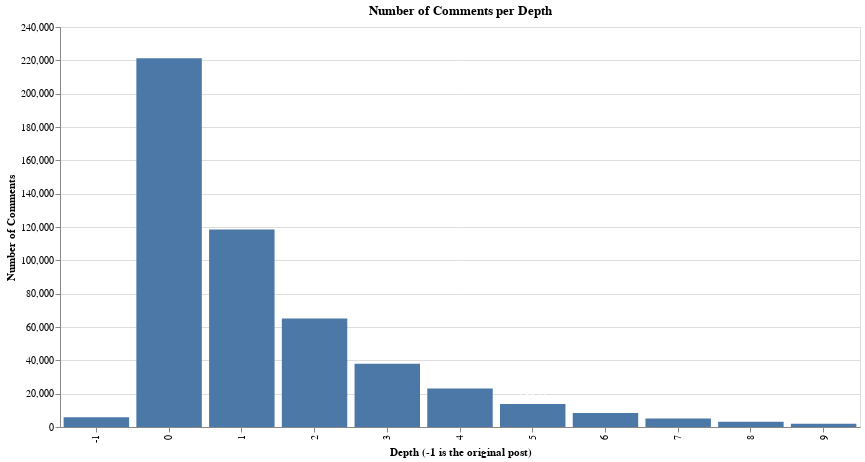

The notebook cell saved with this chart:
### Code cell
depth_df = df["depth"].value_counts().sort_index()

c = (
    alt.Chart(depth_df.reset_index())
    .mark_bar()
    .encode(
        x=alt.X("depth:O", title="Depth (-1 is the original post)"),
        y=alt.Y("count:Q", title="Number of Comments", scale={"domain": [0, 240_000]}),
        tooltip=[
            alt.Tooltip("depth:O", title="Depth"),
            alt.Tooltip("count:Q", title="# of Comments"),
        ],
    )
    .properties(
        width=800,
        height=400,
        title=alt.Title(text="Number of Comments per Depth"),
    )
)

text = (
    alt.Chart(depth_df.reset_index())
    .mark_text(align="center", dy=-8, color="white")
    .transform_calculate(customtooltip="datum.count")
    .encode(
        x=alt.X("depth:O"),
        y=alt.Y("count:Q", scale={"domain": [0, 240_000]}),
        text=alt.Text("count:Q"),
    )
)

c + text

### Figure 1 — Vega-Lite specification as saved in the notebook (floating-point values rounded to 4 significant figures)
{"usermeta": {"embedOptions": {"theme": "dark"}}, "config": {"view": {"continuousWidth": 300, "continuousHeight": 300}}, "layer": [{"data": {"name": "data-5d03e687d1437b8d1d8a2495a63eb3f1"}, "mark": {"type": "bar"}, "encoding": {"tooltip": [{"field": "depth", "title": "Depth", "type": "ordinal"}, {"field": "count", "title": "# of Comments", "type": "quantitative"}], "x": {"field": "depth", "title": "Depth (-1 is the original post)", "type": "ordinal"}, "y": {"field": "count", "scale": {"domain": [0, 240000]}, "title": "Number of Comments", "type": "quantitative"}}, "title": {"text": "Number of Comments per Depth"}}, {"data": {"name": "data-5d03e687d1437b8d1d8a2495a63eb3f1"}, "mark": {"type": "text", "align": "center", "color": "white", "dy": -8}, "encoding": {"text": {"field": "count", "type": "quantitative"}, "x": {"field": "depth", "type": "ordinal"}, "y": {"field": "count", "scale": {"domain": [0, 240000]}, "type": "quantitative"}}, "transform": [{"calculate": "datum.count", "as": "customtooltip"}]}], "height": 400, "width": 800, "$schema": "https://vega.github.io/schema/vega-lite/v5.20.1.json", "datasets": {"data-5d03e687d1437b8d1d8a2495a63eb3f1": [{"depth": -1, "count": 5799}, {"depth": 0, "count": 221304}, {"depth": 1, "count": 118534}, {"depth": 2, "count": 65139}, {"depth": 3, "count": 38008}, {"depth": 4, "count": 23171}, {"depth": 5, "count": 13821}, {"depth": 6, "count": 8445}, {"depth": 7, "count": 5088}, {"depth": 8, "count": 3174}, {"depth": 9, "count": 1972}]}}
